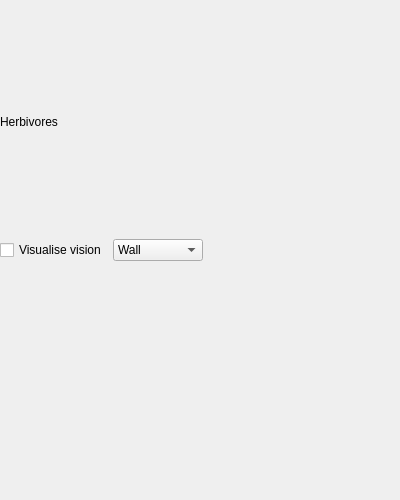
<?xml version="1.0" encoding="UTF-8"?>
<ui version="4.0">
 <class>door_herbivore_widget</class>
 <widget class="QWidget" name="door_herbivore_widget">
  <property name="geometry">
   <rect>
    <x>0</x>
    <y>0</y>
    <width>400</width>
    <height>500</height>
   </rect>
  </property>
  <property name="windowTitle">
   <string>Form</string>
  </property>
  <layout class="QVBoxLayout" name="verticalLayout">
   <property name="leftMargin">
    <number>0</number>
   </property>
   <property name="rightMargin">
    <number>0</number>
   </property>
   <item>
    <widget class="QLabel" name="title">
     <property name="frameShape">
      <enum>QFrame::NoFrame</enum>
     </property>
     <property name="text">
      <string>Herbivores</string>
     </property>
    </widget>
   </item>
   <item>
    <layout class="QHBoxLayout" name="vision_layout">
     <property name="spacing">
      <number>6</number>
     </property>
     <item>
      <widget class="QCheckBox" name="vision_toggle">
       <property name="text">
        <string>Visualise vision</string>
       </property>
      </widget>
     </item>
     <item>
      <widget class="QComboBox" name="vision_texture">
       <item>
        <property name="text">
         <string>Wall</string>
        </property>
       </item>
       <item>
        <property name="text">
         <string>Herbivores</string>
        </property>
       </item>
       <item>
        <property name="text">
         <string>goal</string>
        </property>
       </item>
       <item>
        <property name="text">
         <string>button</string>
        </property>
       </item>
      </widget>
     </item>
     <item>
      <spacer name="horizontalSpacer">
       <property name="orientation">
        <enum>Qt::Horizontal</enum>
       </property>
       <property name="sizeHint" stdset="0">
        <size>
         <width>40</width>
         <height>20</height>
        </size>
       </property>
      </spacer>
     </item>
    </layout>
   </item>
   <item>
    <widget class="fitness_graph" name="fitness" native="true"/>
   </item>
  </layout>
 </widget>
 <customwidgets>
  <customwidget>
   <class>fitness_graph</class>
   <extends>QWidget</extends>
   <header>../../ui/fitness_graph.h</header>
   <container>1</container>
  </customwidget>
 </customwidgets>
 <resources/>
 <connections/>
</ui>
